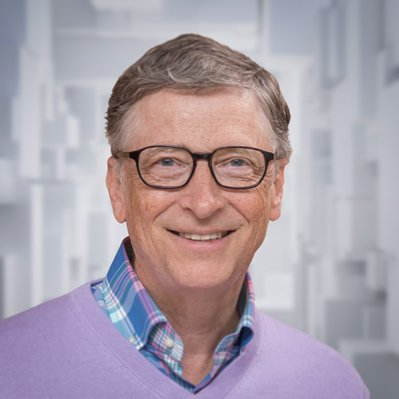
#> input picture OpenCV/images/bill.jpg, 399 x 399 px
$ python ColorSpaces.py
#> lines starting #> are read from the running program, lines starting #| are printed output that depends on the picture
import cv2
image = cv2.imread("./images/bill.jpg")
#> image is the input picture: shape (399, 399, 3); mean B, G, R 169.5, 159.4, 170.8
(B, G, R) = cv2.split(image)
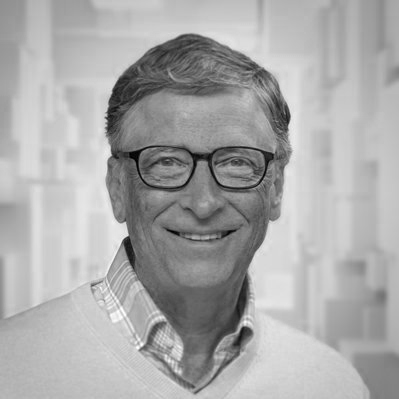
#> B: shape (399, 399); min 0, max 255, mean 169.5
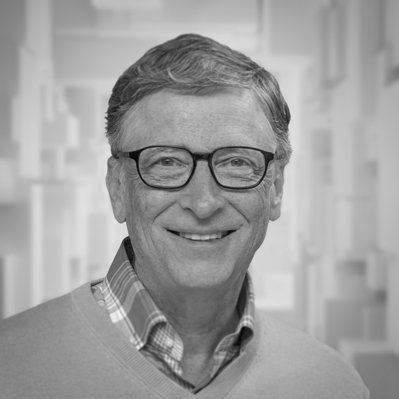
#> G: shape (399, 399); min 3, max 248, mean 159.4
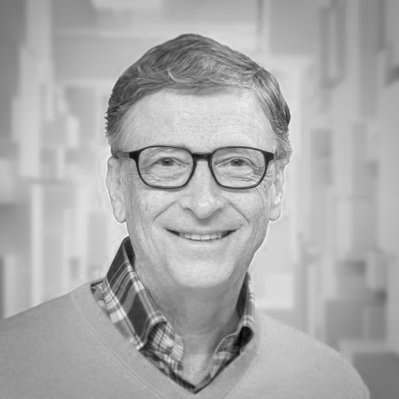
#> R: shape (399, 399); min 0, max 249, mean 170.8


merged = cv2.merge([B, G, R])
cv2.imshow("merged", merged)

print(B.shape)
#| (399, 399)
print(G.shape)
#| (399, 399)
print(R.shape)
#| (399, 399)

print(merged.shape)
#| (399, 399, 3)
print('first pixel of B {0}'.format(B[0][0]))
#| first pixel of B 143
print('first pixel of G {0}'.format(G[0][0]))
#| first pixel of G 124
print('first pixel of R {0}'.format(R[0][0]))
#| first pixel of R 116

print('first pixel of merged {0}'.format(merged[0][0]))
#| first pixel of merged [143 124 116]


# HSV Hue Saturated value
hsv = cv2.cvtColor(image, cv2.COLOR_BGR2HSV)
#> hsv: shape (399, 399, 3); mean H, S, V 88.7, 42.8, 183.3
cv2.imshow("HSV", hsv)
(H, S, V) = cv2.split(image)
cv2.imshow("Hue", H)
cv2.imshow("Saturation", S)
cv2.imshow("Value", V)
merged = cv2.merge([H, S, V])


# LAB Lightness Red/Green Value, Blue/Yellow value

# convert image to LAB
lab = cv2.cvtColor(image, cv2.COLOR_BGR2LAB)
#> lab: shape (399, 399, 3); mean of channels 0, 1, 2 170.4, 134.8, 124.6
cv2.imshow("LAB", lab)

(L, A, B) = cv2.split(image)
cv2.imshow("L", L)
cv2.imshow("A", A)
cv2.imshow("B", B)
merged = cv2.merge([L, A, B])
cv2.imshow("LAB Merged", merged)


# Gray Scale Images(GSI)
GSI = cv2.cvtColor(image, cv2.COLOR_BGR2GRAY)
cv2.imshow("GSI", GSI)

cv2.waitKey(0)
cv2.destroyAllWindows()
